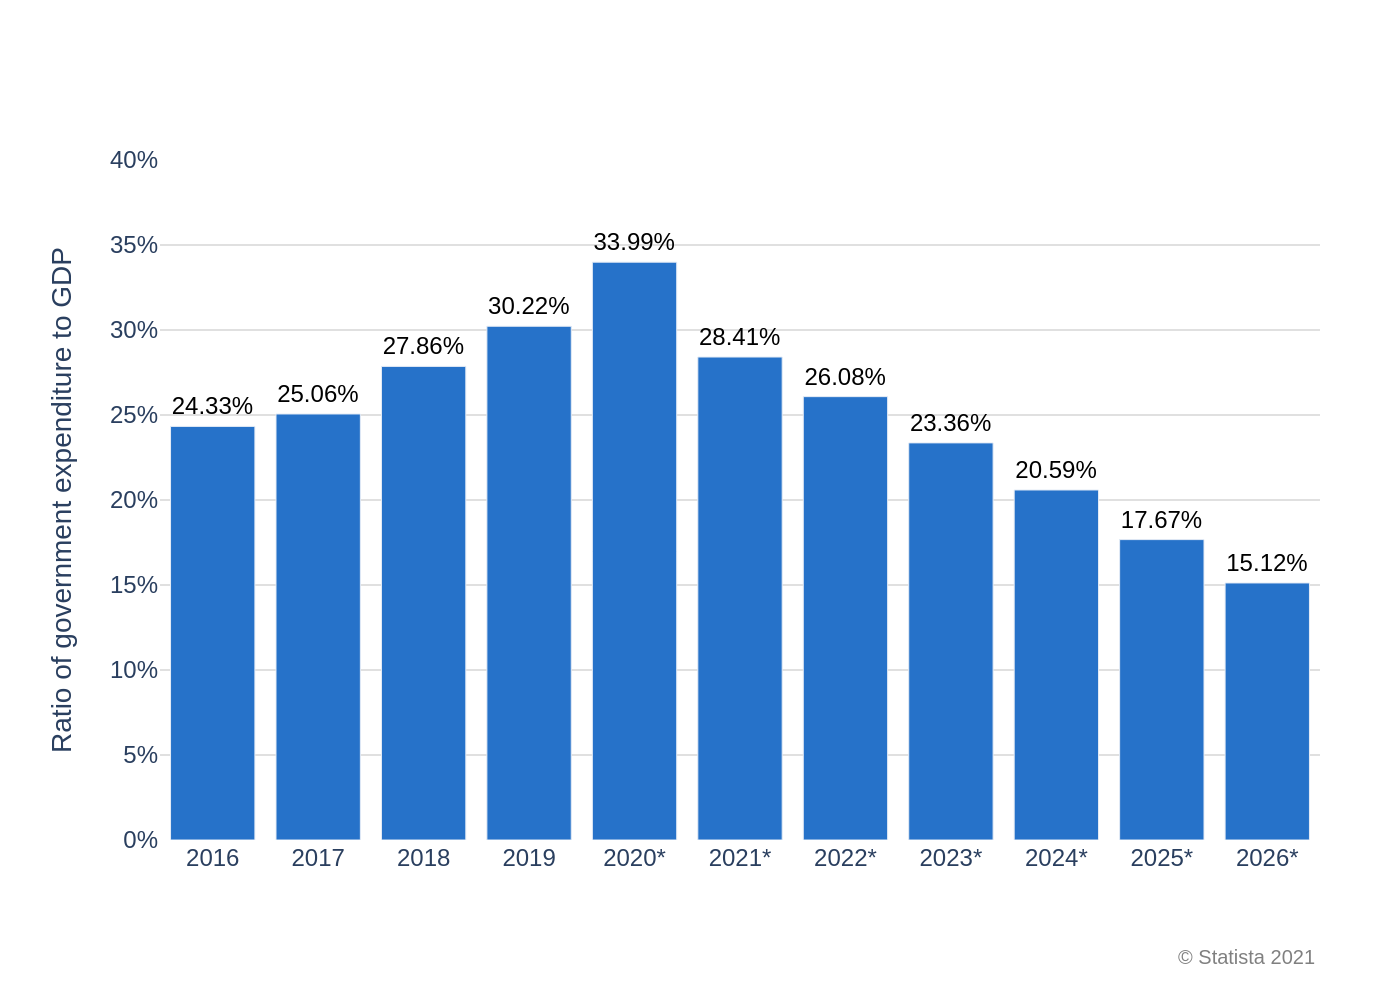

Source code (Python):
import sys
import json
import os
import plotly.graph_objects as go

# Load data from the JSON file provided as a command-line argument
json_path = sys.argv[1]
with open(json_path, 'r', encoding='utf-8') as f:
    chart_info = json.load(f)

# Extract data for plotting
data = chart_info['chart_data']
texts = chart_info['texts']
colors = chart_info['colors']

x_values = [d['x'] for d in data]
y_values = [d['y'] for d in data]

# Create the figure object
fig = go.Figure()

# Add the bar trace
fig.add_trace(go.Bar(
    x=x_values,
    y=y_values,
    marker_color=colors[0],
    text=[f'{y:.2f}%' for y in y_values],
    textposition='outside',
    textfont=dict(
        family="Arial",
        size=12,
        color='black'
    ),
    cliponaxis=False
))

# Update layout for a clean and accurate presentation
fig.update_layout(
    plot_bgcolor='white',
    font=dict(
        family="Arial",
        size=12
    ),
    showlegend=False,
    xaxis=dict(
        title_text=texts.get('x_axis_title'),
        showgrid=False,
        showline=False,
        ticks=''
    ),
    yaxis=dict(
        title_text=texts.get('y_axis_title'),
        range=[0, 40],
        showgrid=True,
        gridcolor='#E0E0E0',
        showline=False,
        ticksuffix='%'
    ),
    margin=dict(l=80, r=40, t=80, b=80),
    annotations=[
        dict(
            text=texts.get('source'),
            showarrow=False,
            xref='paper',
            yref='paper',
            x=1,
            y=-0.15,
            xanchor='right',
            yanchor='top',
            font=dict(size=10, color='grey')
        )
    ]
)

# Determine the output filename from the input JSON path
base_name = os.path.splitext(os.path.basename(json_path))[0]
output_filename = f"{base_name}.png"

# Save the figure as a high-resolution PNG image
fig.write_image(output_filename, scale=2)

print(f"Chart saved to {output_filename}")
